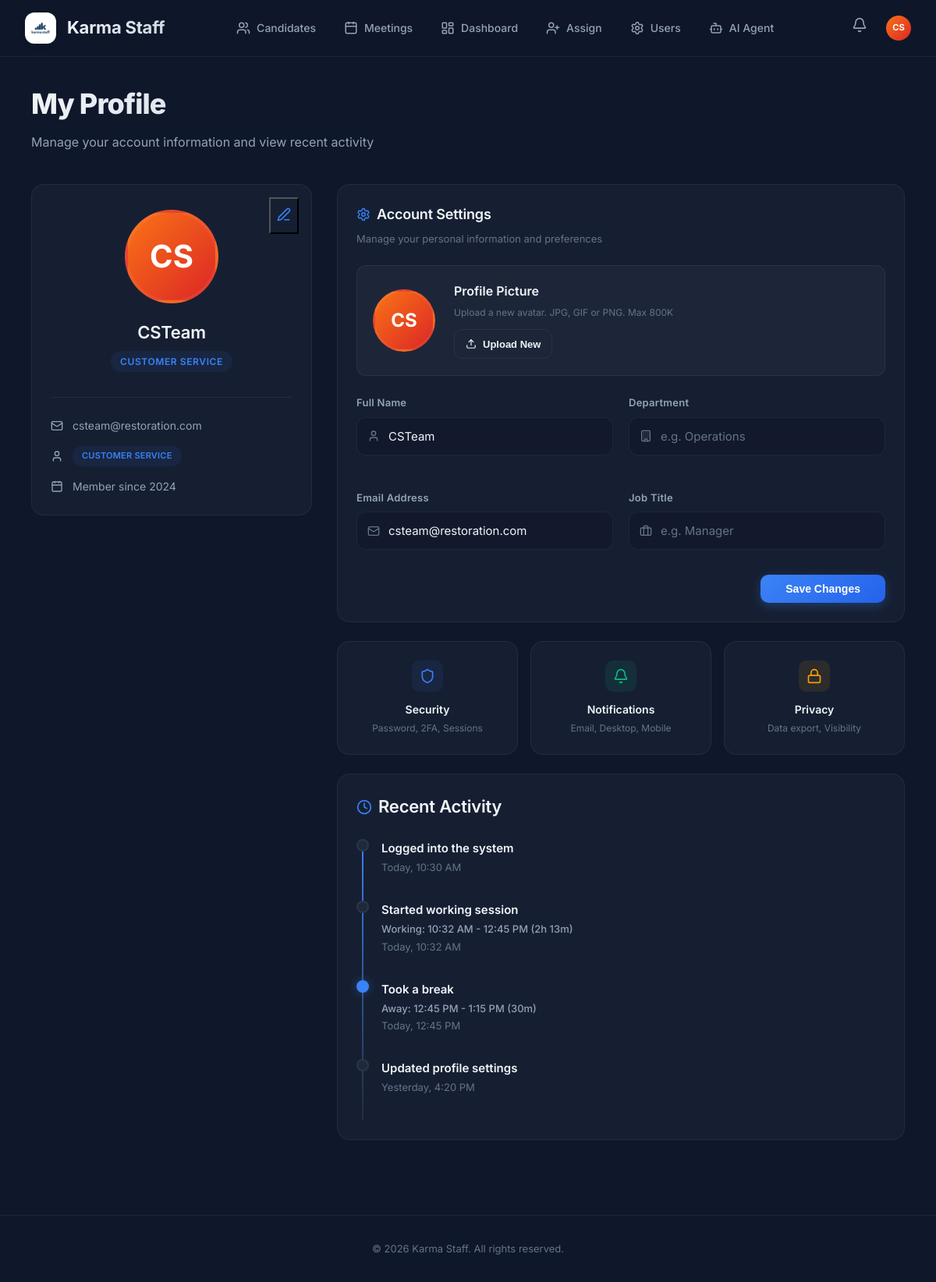
Screenshot of /profile (signed in) with the database file from the repository.
### tables this page shows
CREATE TABLE users (
        id INTEGER PRIMARY KEY AUTOINCREMENT,
        username TEXT UNIQUE NOT NULL,
        email TEXT UNIQUE,
        password TEXT NOT NULL,
        role TEXT NOT NULL,
        avatar_url TEXT,
        has_seen_welcome INTEGER DEFAULT 0
    , full_name TEXT, department TEXT, job_title TEXT);

### backend/app.py (the view)
@app.route('/profile')
@require_role('admin', 'cs', 'client')
def profile():
    user = get_current_user()
    activities = [
        {'title': 'Logged into the system', 'time': 'Today, 10:30 AM', 'type': 'login'},
        {'title': 'Started working session', 'time': 'Today, 10:32 AM', 'subtitle': 'Working: 10:32 AM - 12:45 PM (2h 13m)', 'type': 'work'},
        {'title': 'Took a break', 'time': 'Today, 12:45 PM', 'subtitle': 'Away: 12:45 PM - 1:15 PM (30m)', 'type': 'break', 'active': True},
        {'title': 'Updated profile settings', 'time': 'Yesterday, 4:20 PM', 'type': 'update'}
    ]
    return render_template('profile.html', user=user, activities=activities)

### backend/app.py (called while the page is built)
def get_current_user():
    user_id = session.get('user_id')
    if not user_id:
        return None
    conn = get_db_connection()
    user = conn.execute("SELECT * FROM users WHERE id = ?", (user_id,)).fetchone()
    conn.close()
    return user

def require_role(*roles):
    def decorator(f):
        @wraps(f)
        def decorated_function(*args, **kwargs):
            user = get_current_user()
            if not user:
                return redirect(url_for('login'))
            if user['role'] not in roles:
                abort(403)
            return f(*args, **kwargs)
        return decorated_function
    return decorator

### backend/database.py (called while the page is built)
def get_db_connection():
    conn = sqlite3.connect(DB_PATH)
    conn.row_factory = sqlite3.Row
    return conn

### frontend/templates/profile.html
{% extends "base.html" %}
{% block content %}
<div class="page-header">
    <h1>My Profile</h1>
    <p>Manage your account information and view recent activity</p>
</div>
<div style="display: grid; grid-template-columns: 360px 1fr; gap: 2rem;">
    <div class="card animate-in delay-1" style="align-self: flex-start; position: relative;">
        <button class="btn-ghost" style="position: absolute; right: 1rem; top: 1rem;">
            <i data-lucide="edit-3" style="width: 18px; color: var(--accent);"></i>
        </button>
        <div style="text-align: center; margin-bottom: 2rem; margin-top: 0.5rem;">
            <div class="avatar avatar-xl avatar-gradient"
                style="margin: 0 auto 1.25rem auto; border: 4px solid var(--border);">
                {{ user.username[:2] | upper }}
            </div>
            <h2 style="margin-bottom: 0.375rem; font-size: 1.375rem;">{{ user.username }}</h2>
            <div class="badge badge-{{ user.role }}" style="text-transform: uppercase; letter-spacing: 0.05em;">
                {{ 'Customer Service' if user.role == 'cs' else user.role | title }}
            </div>
        </div>
        <div
            style="display: flex; flex-direction: column; gap: 0.875rem; padding-top: 1.5rem; border-top: 1px solid var(--border);">
            <div
                style="display: flex; align-items: center; gap: 0.75rem; color: var(--text-light); font-size: 0.875rem;">
                <i data-lucide="mail" style="width: 16px; flex-shrink: 0;"></i>
                <span>{{ user.username.replace(' ', '.') | lower }}@restoration.com</span>
            </div>
            <div
                style="display: flex; align-items: center; gap: 0.75rem; color: var(--text-light); font-size: 0.875rem;">
                <i data-lucide="user" style="width: 16px; flex-shrink: 0;"></i>
                <span class="badge badge-{{ user.role }}" style="text-transform: uppercase; font-size: 0.6875rem;">
                    {{ 'Customer Service' if user.role == 'cs' else user.role | title }}
                </span>
            </div>
            <div
                style="display: flex; align-items: center; gap: 0.75rem; color: var(--text-light); font-size: 0.875rem;">
                <i data-lucide="calendar" style="width: 16px; flex-shrink: 0;"></i>
                <span>Member since 2024</span>
            </div>
        </div>
    </div>
    <div style="display: flex; flex-direction: column; gap: 1.5rem;">
        <div class="card animate-in delay-2">
            <h3 style="margin-bottom: 0.375rem; display: flex; align-items: center; gap: 0.5rem;">
                <i data-lucide="settings" style="width: 18px; color: var(--accent);"></i> Account Settings
            </h3>
            <p style="color: var(--text-lighter); font-size: 0.8125rem; margin-bottom: 1.5rem;">Manage your personal
                information and preferences</p>
            <div
                style="background: var(--glass); border: 1px solid var(--border); border-radius: var(--radius); padding: 1.25rem; margin-bottom: 1.5rem; display: flex; align-items: center; gap: 1.5rem;">
                <div class="avatar avatar-lg avatar-gradient" style="border: 3px solid var(--border); flex-shrink: 0;">
                    {{ user.username[:2] | upper }}
                </div>
                <div>
                    <div style="font-weight: 600; margin-bottom: 0.25rem;">Profile Picture</div>
                    <div style="font-size: 0.75rem; color: var(--text-lighter); margin-bottom: 0.75rem;">Upload a new
                        avatar. JPG, GIF or PNG. Max 800K</div>
                    <button class="btn btn-outline" style="padding: 0.375rem 0.875rem; font-size: 0.8125rem;">
                        <i data-lucide="upload" style="width: 14px;"></i> Upload New
                    </button>
                </div>
            </div>
            <div style="display: grid; grid-template-columns: 1fr 1fr; gap: 1.25rem;">
                <div class="form-group">
                    <label class="form-label">Full Name</label>
                    <div style="position: relative;">
                        <i data-lucide="user"
                            style="position: absolute; left: 0.875rem; top: 50%; transform: translateY(-50%); width: 16px; color: var(--text-lighter);"></i>
                        <input type="text" class="search-input" style="padding-left: 2.5rem;"
                            value="{{ user.username }}">
                    </div>
                </div>
                <div class="form-group">
                    <label class="form-label">Department</label>
                    <div style="position: relative;">
                        <i data-lucide="building"
                            style="position: absolute; left: 0.875rem; top: 50%; transform: translateY(-50%); width: 16px; color: var(--text-lighter);"></i>
                        <input type="text" class="search-input" style="padding-left: 2.5rem;"
                            placeholder="e.g. Operations">
                    </div>
                </div>
                <div class="form-group">
                    <label class="form-label">Email Address</label>
                    <div style="position: relative;">
                        <i data-lucide="mail"
                            style="position: absolute; left: 0.875rem; top: 50%; transform: translateY(-50%); width: 16px; color: var(--text-lighter);"></i>
                        <input type="email" class="search-input" style="padding-left: 2.5rem;"
                            value="{{ user.username.replace(' ', '.') | lower }}@restoration.com">
                    </div>
                </div>
                <div class="form-group">
                    <label class="form-label">Job Title</label>
                    <div style="position: relative;">
                        <i data-lucide="briefcase"
                            style="position: absolute; left: 0.875rem; top: 50%; transform: translateY(-50%); width: 16px; color: var(--text-lighter);"></i>
                        <input type="text" class="search-input" style="padding-left: 2.5rem;"
                            placeholder="e.g. Manager">
                    </div>
                </div>
            </div>
            <div style="display: flex; justify-content: flex-end; margin-top: 0.5rem;">
                <button class="btn btn-primary" style="padding: 0.625rem 2rem;">Save Changes</button>
            </div>
        </div>
        <div style="display: grid; grid-template-columns: repeat(3, 1fr); gap: 1rem;" class="animate-in delay-3">
            <div class="card card-hover" style="text-align: center; padding: 1.5rem; cursor: pointer;">
                <div
                    style="width: 40px; height: 40px; background: var(--accent-subtle); border-radius: 10px; display: inline-flex; align-items: center; justify-content: center; margin-bottom: 0.75rem;">
                    <i data-lucide="shield" style="width: 20px; color: var(--accent);"></i>
                </div>
                <div style="font-weight: 600; font-size: 0.875rem; margin-bottom: 0.125rem;">Security</div>
                <div style="font-size: 0.75rem; color: var(--text-lighter);">Password, 2FA, Sessions</div>
            </div>
            <div class="card card-hover" style="text-align: center; padding: 1.5rem; cursor: pointer;">
                <div
                    style="width: 40px; height: 40px; background: var(--success-subtle); border-radius: 10px; display: inline-flex; align-items: center; justify-content: center; margin-bottom: 0.75rem;">
                    <i data-lucide="bell" style="width: 20px; color: var(--success);"></i>
                </div>
                <div style="font-weight: 600; font-size: 0.875rem; margin-bottom: 0.125rem;">Notifications</div>
                <div style="font-size: 0.75rem; color: var(--text-lighter);">Email, Desktop, Mobile</div>
            </div>
            <div class="card card-hover" style="text-align: center; padding: 1.5rem; cursor: pointer;">
                <div
                    style="width: 40px; height: 40px; background: var(--warning-subtle); border-radius: 10px; display: inline-flex; align-items: center; justify-content: center; margin-bottom: 0.75rem;">
                    <i data-lucide="lock" style="width: 20px; color: var(--warning);"></i>
                </div>
                <div style="font-weight: 600; font-size: 0.875rem; margin-bottom: 0.125rem;">Privacy</div>
                <div style="font-size: 0.75rem; color: var(--text-lighter);">Data export, Visibility</div>
            </div>
        </div>
        <div class="card animate-in delay-4">
            <h2 style="margin-bottom: 1.5rem; display: flex; align-items: center; gap: 0.5rem;">
                <i data-lucide="clock" style="width: 20px; color: var(--accent);"></i> Recent Activity
            </h2>
            <div class="timeline">
                {% for activity in activities %}
                <div class="timeline-item" style="--delay: {{ loop.index * 0.1 }}s; animation-delay: var(--delay);">
                    <div class="timeline-dot {{ 'active' if activity.active }}"></div>
                    <div style="display: flex; flex-direction: column; gap: 0.125rem;">
                        <div style="font-weight: 600; font-size: 0.9375rem;">{{ activity.title }}</div>
                        {% if activity.subtitle %}
                        <div style="font-size: 0.8125rem; font-weight: 500; color: var(--text-light);">{{
                            activity.subtitle }}</div>
                        {% endif %}
                        <div style="font-size: 0.8125rem; color: var(--text-lighter);">{{ activity.time }}</div>
                    </div>
                </div>
                {% endfor %}
            </div>
        </div>
    </div>
</div>
{% endblock %}

### frontend/templates/base.html (shortened to what this page needs)
<!DOCTYPE html>
<html lang="en">
<head>
    <link rel="stylesheet" href="{{ url_for('static', filename='style.css') }}">
</head>
<body>
    {% if user %}
    <header class="header">
        <div class="logo-section">
            <a href="{{ url_for('candidates') }}"
                style="display: flex; align-items: center; gap: 0.875rem; text-decoration: none;">
                <div
                    style="width: 40px; height: 40px; background: white; border-radius: 12px; display: flex; align-items: center; justify-content: center; overflow: hidden; padding: 6px; box-shadow: 0 2px 10px rgba(0, 0, 0, 0.1);">
                    <img src="{{ url_for('static', filename='images/logo.png') }}" alt="Karma Staff Logo"
                        style="width: 100%; height: 100%; object-fit: contain;">
                </div>
                <span style="font-size: 1.375rem; font-weight: 700; color: white; letter-spacing: -0.01em;">Karma
                    Staff</span>
            </a>
        </div>
        <nav class="nav-links" id="navLinks">
            <a href="{{ url_for('candidates') }}" class="nav-item {{ 'active' if request.endpoint == 'candidates' }}">
                <i data-lucide="users" style="width: 18px;"></i> Candidates
            </a>
            <a href="{{ url_for('meetings') }}" class="nav-item {{ 'active' if request.endpoint == 'meetings' }}">
                <i data-lucide="calendar" style="width: 18px;"></i> Meetings
            </a>
            {% if user.role == 'admin' or user.role == 'cs' %}
            <a href="{{ url_for('admin_dashboard') }}"
                class="nav-item {{ 'active' if request.endpoint == 'admin_dashboard' }}">
                <i data-lucide="layout-dashboard" style="width: 18px;"></i> Dashboard
            </a>
            <a href="{{ url_for('assign_candidates') }}"
                class="nav-item {{ 'active' if request.endpoint == 'assign_candidates' }}">
                <i data-lucide="user-plus" style="width: 18px;"></i> Assign
            </a>
            <a href="{{ url_for('user_management') }}"
                class="nav-item {{ 'active' if request.endpoint == 'user_management' }}">
                <i data-lucide="settings" style="width: 18px;"></i> Users
            </a>
            <a href="{{ url_for('ai_agent') }}" class="nav-item {{ 'active' if request.endpoint == 'ai_agent' }}">
                <i data-lucide="bot" style="width: 18px;"></i> AI Agent
            </a>
            {% else %}
            <a href="{{ url_for('ai_agent') }}" class="nav-item {{ 'active' if request.endpoint == 'ai_agent' }}">
                <i data-lucide="sparkles" style="width: 18px;"></i> Recruiter AI
            </a>
            {% endif %}
        </nav>
        <div style="display: flex; align-items: center; gap: 1rem;">
            <div class="dropdown" id="notificationDropdown">
                <div class="notification-bell" onclick="toggleNotifications()">
                    <i data-lucide="bell" style="width: 20px; color: var(--text-light);"></i>
                </div>
            </div>
            <div class="dropdown" id="userDropdown">
                <div onclick="toggleDropdown()" class="avatar avatar-sm avatar-gradient"
                    style="cursor: pointer; font-size: 0.7rem; overflow: hidden; display: flex; align-items: center; justify-content: center;">
                    {% if user.avatar_url %}
                    <img src="{{ user.avatar_url }}" style="width: 100%; height: 100%; object-fit: cover;">
                    {% else %}
                    {{ user.username[:2] | upper }}
                    {% endif %}
                </div>
            </div>
        </div>
    </header>
    {% endif %}
    <main class="main-container">
        {% block content %}{% endblock %}
    </main>
    {% if user %}
    <footer class="footer">
        <p>© 2026 Karma Staff. All rights reserved.</p>
    </footer>
    {% endif %}
</body>
</html>

### rows the page displays
users: username "CS", username "CSTeam", role "CUSTOMER SERVICE", username.replace "csteam", username.replace "csteam@restoration.com"

### other values shown
{{ activity.title }} "Logged into the system" "Started working session" "Took a break" "Updated profile settings"
{{ activity.time }} "Today, 10:30 AM" "Today, 10:32 AM" "Today, 12:45 PM" "Yesterday, 4:20 PM"
{{ activity.subtitle }} "Working: 10:32 AM - 12:45 PM (2h 13m)" "Away: 12:45 PM - 1:15 PM (30m)"
